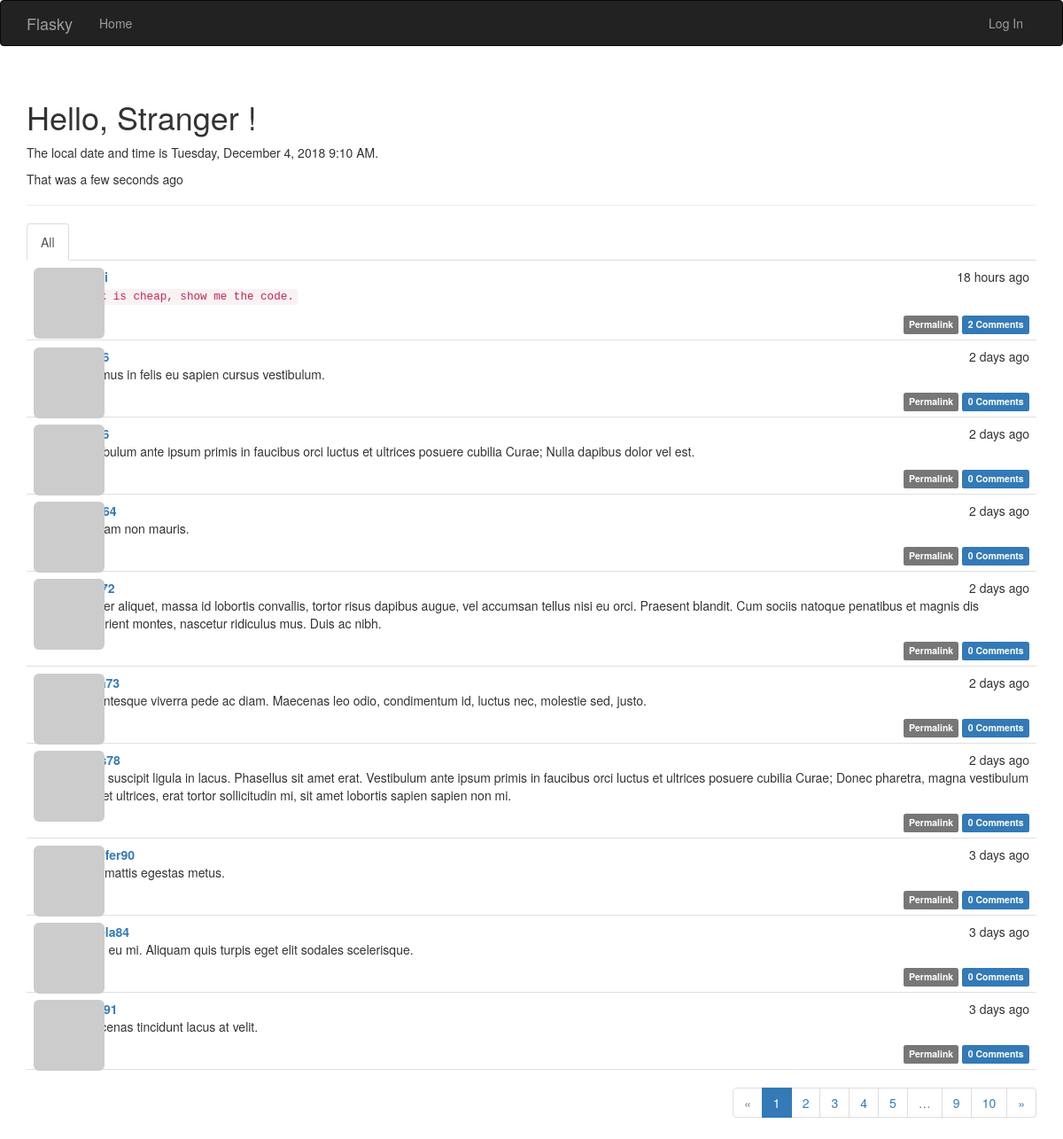
The page / on the database its author committed.
### app/models.py (models this page shows, shortened)
class Post(db.Model):
    __tablename__ = 'posts'
    id = db.Column(db.Integer, primary_key=True)
    body = db.Column(db.Text)
    body_html = db.Column(db.Text)
    timestamp = db.Column(db.DateTime, index=True, default=datetime.utcnow())
    author_id = db.Column(db.Integer, db.ForeignKey("users.id"))
    comments = db.relationship('Comment', backref='post', lazy='dynamic')

class User(UserMixin, db.Model):
    __tablename__ = 'users'
    id = db.Column(db.Integer, primary_key=True)
    email = db.Column(db.String(64), unique=True, index=True)
    username = db.Column(db.String(64), unique=True, index=True)
    password_hash = db.Column(db.String(128))
    role_id = db.Column(db.Integer, db.ForeignKey('roles.id'))
    confirmed = db.Column(db.Boolean, default=False)
    name = db.Column(db.String(64))
    location = db.Column(db.String(64))
    about_me = db.Column(db.Text())
    member_since = db.Column(db.DateTime(), default=datetime.utcnow)
    last_seen = db.Column(db.DateTime(), default=datetime.utcnow)
    avatar_hash = db.Column(db.String(32))
    posts = db.relationship('Post', backref='author', lazy='dynamic')
    comments = db.relationship('Comment', backref='author', lazy='dynamic')
    followed = db.relationship('Follow',
                               foreign_keys=[Follow.follower_id],
                               backref=db.backref('follower', lazy='joined'),
                               lazy='dynamic',
                               cascade='all, delete-orphan')
    followers = db.relationship('Follow',
                               foreign_keys=[Follow.followed_id],
                               backref=db.backref('followed', lazy='joined'),
                               lazy='dynamic',
                               cascade='all, delete-orphan')
    @property
    def password(self):
        raise AttributeError('password is not a readable attribute')
    def gravatar(self, size=100, default='identicon', rating='g'):
        if request.is_secure:
            url = 'https://secure.gravatar.com/avatar'
        else:
            url = 'http://www.gravatar.com/avatar'
        hash = self.avatar_hash or hashlib.md5(self.email.encode('utf-8')).hexdigest()
        return '{url}/{hash}?s={size}&d={default}&r={rating}'.format(
            url=url, hash=hash, size=size, default=default, rating=rating
        )

### app/main/views.py (the view)
@main.route('/', methods=['GET', 'POST'])
def index():
    form = PostForm()
    if current_user.can(Permission.WRITE_ARTICLES) and form.validate_on_submit():
        post = Post(body=form.body.data, author=current_user._get_current_object())
        db.session.add(post)
        return redirect(url_for('.index'))
    page = request.args.get('page', 1, type=int)
    show_followed = False
    if current_user.is_authenticated:
        show_followed = bool(request.cookies.get('show_followed', ''))
    if show_followed:
        query = current_user.followed_posts
    else:
        query = Post.query
    pagination = query.order_by(Post.timestamp.desc()).paginate(
        page, per_page=current_app.config['FLASK_POSTS_PER_PAGE'], error_out=False
    )
    posts = pagination.items
    return render_template('index.html', current_time=datetime.utcnow(), form=form, posts=posts,
                           show_followed=show_followed, pagination=pagination)

### app/auth/views.py (called while the page is built)
@auth.before_app_request
def before_request():
    if current_user.is_authenticated:
        current_user.ping()
        if not current_user.confirmed \
            and request.endpoint[:5] != 'auth.' \
            and request.endpoint != 'static':
            return redirect(url_for('auth.unconfirmed'))

### app/main/__init__.py (called while the page is built)
@main.app_context_processor
def inject_permissions():
    return dict(Permission=Permission)

### app/models.py (called while the page is built)
    def can(self, permissions):
        return False

    def is_administrator(self):
        return False

### app/templates/index.html (shortened to what this page needs)
{% extends "base.html" %}
{% import "bootstrap/wtf.html" as wtf %}
{% import "_macros.html" as macros %}
{% block head %}
    {{ super() }}
    <style>
{% endblock %}
{% block page_content %}
<div class="page-header">
    <h1>
        Hello,
        {% if current_user.is_authenticated %}
            {{ current_user.username }}
        {% else %}
            Stranger
        {% endif %}!
    </h1>
    <p>The local date and time is {{ moment(current_time).format('LLLL') }}.</p>
    <p>That was {{ moment(current_time).fromNow(refresh=True) }}</p>
</div>
<div class="post-tabs">
     <ul class="nav nav-tabs">
        <li {% if not show_followed %} class="active"{% endif %}><a href="{{ url_for('.show_all') }}">All</a></li>
    </ul>
    {% include '_posts.html' %}
</div>
{% if pagination %}
<div class="pagination">
    {{ macros.pagination_widget(pagination, '.index') }}
</div>
{% endif %}
{% endblock %}

### app/templates/_posts.html (shortened to what this page needs)
<ul class="posts">
    {% for post in posts %}
    <li class="post">
        <div class="post-thumbnail">
            <a href="{{ url_for('.user', username=post.author.username) }}">
                <img class="img-rounded profile-thumbnail" src="{{ post.author.gravatar(size=40) }}">
            </a>
        </div>
        <div class="post-content">
            <div class="post-date">{{ moment(post.timestamp).fromNow() }}</div>
            <div class="post-author"><a href="{{ url_for('.user', username=post.author.username) }}">{{ post.author.username }}</a></div>
            <div class="post-body">
                {% if post.body_html %}
                    {{ post.body_html | safe }}
                {% else %}
                    {{ post.body }}
                {% endif %}
            </div>
            <div class="post-footer">
                <a href="{{ url_for('.post', id=post.id) }}">
                    <span class="label label-default">Permalink</span>
                </a>
                <a href="{{ url_for('.post', id=post.id) }}#comments">
                    <span class="label label-primary">{{ post.comments.count() }} Comments</span>
                </a>
            </div>
        </div>
    </li>
    {% endfor %}
</ul>

### app/static/styles.css (style rules this page uses)
.profile-thumbnail { position: absolute; }
div.post-tabs { margin-top: 16px; }
ul.posts { list-style-type: none; padding: 0px; margin: 16px 0px 0px 0px; border-top: 1px solid #e0e0e0; }
div.post-tabs ul.posts { margin: 0px; border-top: none; }
ul.posts li.post { padding: 8px; border-bottom: 1px solid #e0e0e0; }
div.post-date { float: right; }
div.post-author { font-weight: bold; }
div.post-thumbnail { position: absolute; }
div.post-content { margin-left: 48px; min-height: 48px; }
div.post-footer { text-align: right; }
div.pagination { width: 100%; text-align: right; padding: 0px; margin: 0px; }

### rows shown on the page
Post: timestamp "18 hours ago", body_html "Talk is cheap, show me the code.", comments.count "2"
Post: timestamp "2 days ago", body_html "Vivamus in felis eu sapien cursus vestibulum.", comments.count "0"
Post: timestamp "2 days ago", body_html "Vestibulum ante ipsum primis in faucibus orci luctus et ultrices posuere cubilia Curae; Nulla dapibus dolor vel est.", comments.count "0"
Post: timestamp "2 days ago", body_html "Aliquam non mauris.", comments.count "0"
Post: timestamp "2 days ago", body_html "Integer aliquet, massa id lobortis convallis, tortor risus dapibus augue, vel accumsan tellus nisi eu orci. Praesent blandit. Cum sociis natoque penatibus et magnis dis parturient montes, nascetur ridiculus mus. Duis ac nibh.", comments.count "0"
Post: timestamp "2 days ago", body_html "Pellentesque viverra pede ac diam. Maecenas leo odio, condimentum id, luctus nec, molestie sed, justo.", comments.count "0"
Post: timestamp "2 days ago", body_html "Nulla suscipit ligula in lacus. Phasellus sit amet erat. Vestibulum ante ipsum primis in faucibus orci luctus et ultrices posuere cubilia Curae; Donec pharetra, magna vestibulum aliquet ultrices, erat tortor sollicitudin mi, sit amet lobortis sapien sapien non mi.", comments.count "0"
Post: timestamp "3 days ago", author.username "jennifer90", body_html "Duis mattis egestas metus.", comments.count "0"
Post: timestamp "3 days ago", body_html "Proin eu mi. Aliquam quis turpis eget elit sodales scelerisque.", comments.count "0"
Post: timestamp "3 days ago", body_html "Maecenas tincidunt lacus at velit.", comments.count "0"

### other values the page prints
{{ p }} "1"
{{ p }} "2" "3" "4" "5" "9" "10"
